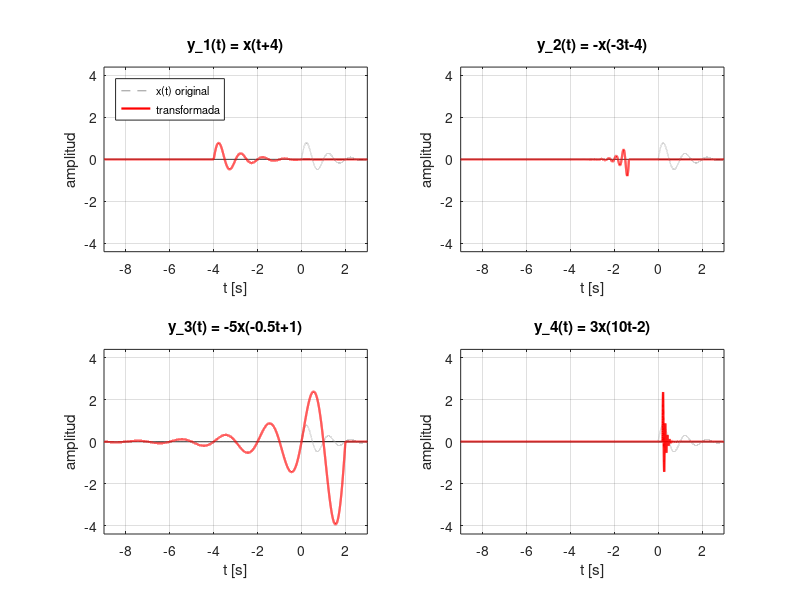
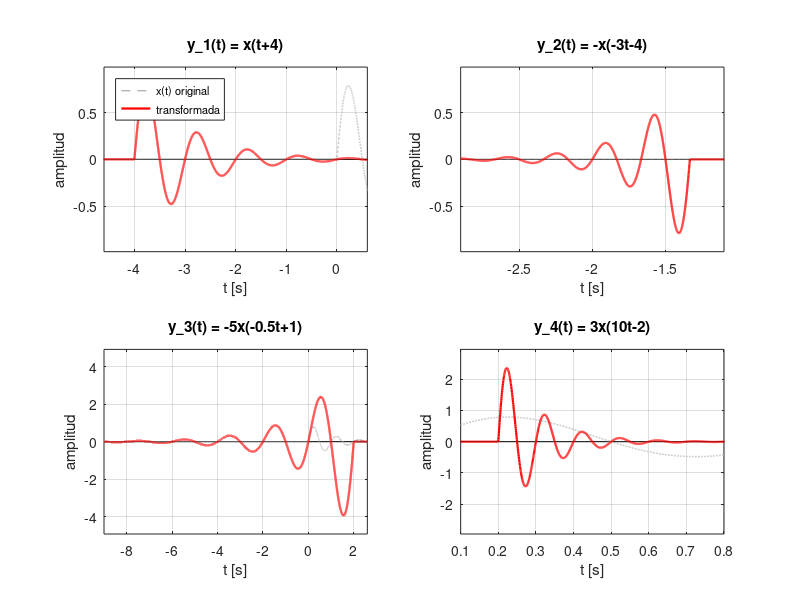

The MATLAB script that drew these images, in order:
%% CUATRO TRANSFORMACIONES CONCRETAS
%     y1(t) =    x(t + 4)
%     y2(t) =   -x(-3t - 4)
%     y3(t) = -5*x(-0.5t + 1)
%     y4(t) =  3*x(10t - 2)
%
%  Mismo esquema que transformaciones.m: la señal es una función anónima y
%  cada transformación la llama con otro argumento. Cambian solo los ajustes,
%  porque estas cuatro no caben en la ventana por defecto:
%     y3 tiene amplitud 5 y se extiende hasta t = -8.7
%     y4 esta comprimida 10 veces, asi que hace falta mucho mas muestreo

clear; clc; close all;

% --- 1. Señal original ---------------------------------------------------
nombre = 'e^{-t} sen(2\pi t) u(t)';
x = @(t) exp(-t) .* sin(2*pi*t) .* (t >= 0);

t = linspace(-9, 3, 24000);   % ancho por y3, denso por y4

% --- 2. Las cuatro: {titulo, función anónima, ventana de detalle} --------
lista = {
    'y_1(t) = x(t+4)',         @(t)     x(t + 4),        [-4.6  0.6];
    'y_2(t) = -x(-3t-4)',      @(t)    -x(-3*t - 4),     [-2.9 -1.1];
    'y_3(t) = -5x(-0.5t+1)',   @(t)  -5*x(-0.5*t + 1),   [-9.0  2.6];
    'y_4(t) = 3x(10t-2)',      @(t)   3*x(10*t - 2),     [ 0.1  0.8]};

% --- 3. Dos figuras: comparación y detalle -------------------------------
%  Figura 1: las cuatro en la misma ventana y a la misma escala. Sirve para
%            comparar dónde cae cada una y cuánto crece.
%  Figura 2: cada una en su propia ventana y escala. Sirve para ver la forma,
%            sobre todo la de y4, que en la ventana común es una aguja.

titulos = {'Las cuatro a la misma escala (comparables)', ...
           'Cada una en su ventana (para ver la forma)'};

for f = 1:2
    figure('Color', 'w', 'Position', [40 + 30*f, 60, 1000, 640]);

    for k = 1:size(lista, 1)
        titulo   = lista{k, 1};
        y        = lista{k, 2};
        ventana  = lista{k, 3};

        subplot(2, 2, k);
        plot(t([1 end]), [0 0], 'k', 'LineWidth', 0.5);     % eje horizontal
        hold on;
        h1 = plot(t, x(t), '--', 'Color', [0.7 0.7 0.7], 'LineWidth', 1);
        h2 = plot(t, y(t), 'r', 'LineWidth', 1.6);
        hold off;

        if f == 1
            xlim([-9 3]); ylim([-4.4 4.4]);                 % común
        else
            xlim(ventana);                                  % propia
            dentro = (t >= ventana(1)) & (t <= ventana(2)); % escala a su medida
            m = max(abs(y(t(dentro))));
            ylim(1.25 * [-m m]);
        end

        if k == 1
            legend([h1 h2], 'x(t) original', 'transformada', ...
                   'Location', 'northwest', 'FontSize', 8);
        end

        title(titulo, 'Interpreter', 'none', 'FontSize', 11);
        xlabel('t [s]'); ylabel('amplitud');
        grid on;
    end

    if exist('sgtitle', 'file')
        sgtitle([titulos{f} '     x(t) = ' nombre], 'FontSize', 13);
    end
end
